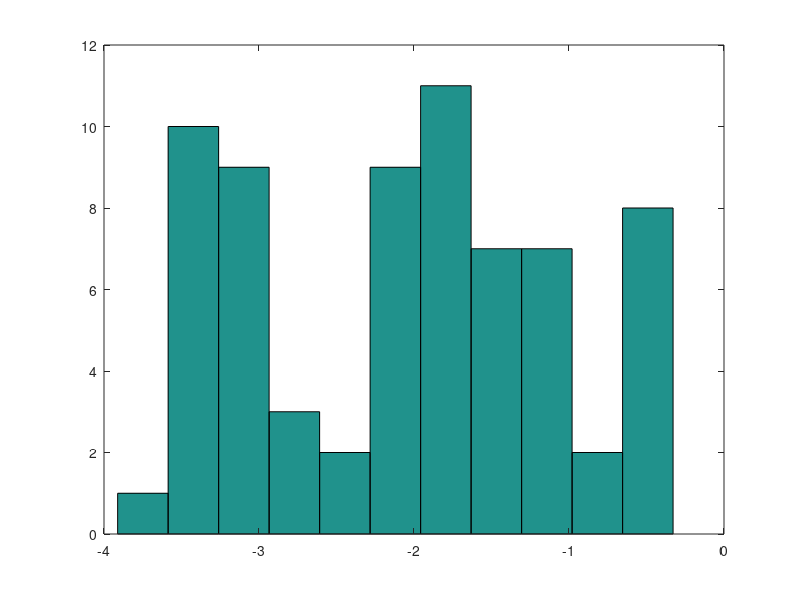
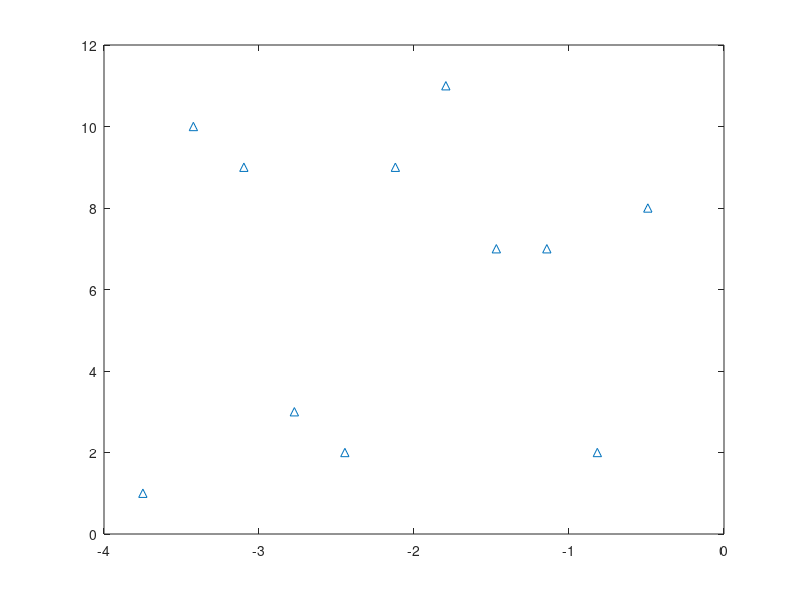
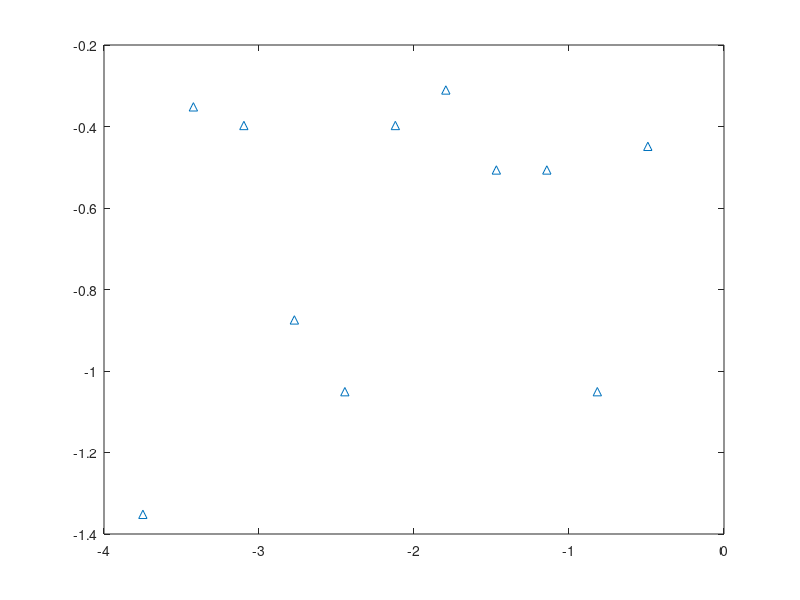
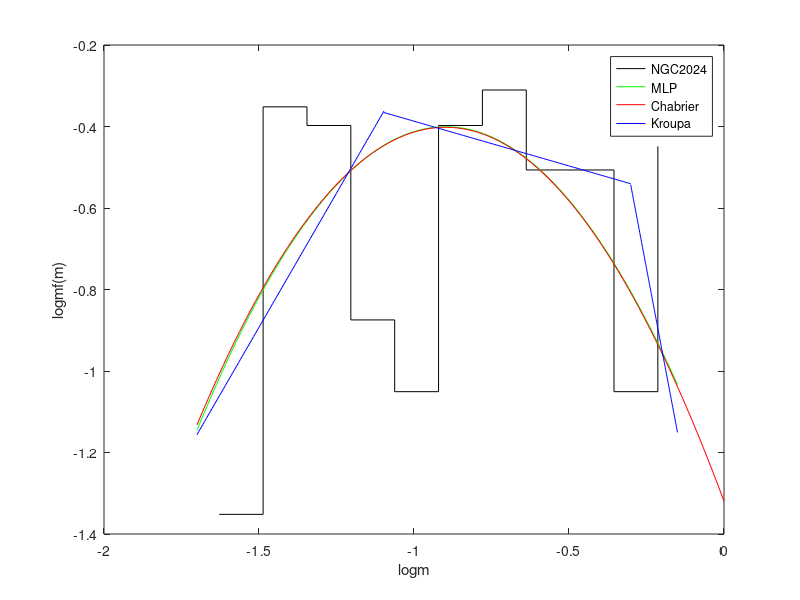

MATLAB code for these plots, in order:
%plotting it on the histogram

Mass1 = load('MNGC2024.mat');
Mass1 = Mass1.Mass;
lm1 = log(Mass1); 
%------------------mass spectrum------------------%
[n,m] = size(Mass1);% n is the number of data points 
nbins = 2*(n)^(2/5);
nbins = ceil(nbins);

hist(log(Mass1),nbins)%%%% this is plotting in logspace with fixed distances.
[counts,centers] = hist(log(Mass1),nbins);


figure
plot(centers,counts,'^')


w = centers(1,2) - centers(1,1) 

fm = counts./(w.*n);%this is mfm which is probability and not number

figure
plot (centers,log10(fm),'^')


lx1 = centers;%note this is ln and not log10
x1 = exp(lx1);
y1 = fm;%this is mfm
mly1 = log10(fm);

[m1,n1] = size(centers)
for i = 1:n1
    if mly1(1,i) == -Inf
        mly1(1,i) = NaN;
        y1(1,i) = NaN;
        x1(1,i) = NaN;
        lx1(1,i) = NaN;
    end
end
mly1(isnan(mly1)) = [];
x1(isnan(x1)) = [];
lx1(isnan(lx1)) = [];
y1(isnan(y1)) = [];
logx1 = log10(x1); 
[k,l] = size(x1)



%------------plotting LOG M vs. LOG (MFM) MLP for the paramters---------%
figure
p1 = stairs(log10(x1), mly1,'k')
xlabel logm
ylabel logmf(m)
hold on 
%plotting MLP
a = 4.49;
b = -2.28;
c = 0.98;
x0 = logspace(-1.7,-0.15,100); % these are linear values but logarithmically distirbuted.
y0 = log10((a.*0.5).*exp((a.*b)+((a.*c).^2.*0.5)).*x0.^(-a).*erfc(((a.*c)-((log(x0)-b)./c))./sqrt(2)));
p2 = plot(log10(x0),y0,'g')
hold on
%------------plotting LOG M vs. LOG (MFM) chabrier for the paramters---------%

%plotting lognormal
mu1 = -2.0688
sigma1 = 1.0064
x = logspace(-1.7,0,100);
y = log10(normpdf(log(x),mu1,sigma1));
p3 = plot(log10(x),y,'r')
hold on 


%------------plotting LOG M vs. LOG (MFM) Kroupa for the paramters---------%
alpha1 = 0.3164
alpha2 = -1.2195
alpha3 = -5.0259
xmax1 = 0.08 ;
xmax2 = 0.50 ;

power = @(x) (alpha1 + 1).*(xmax1.^(-alpha1-1)).*x.^(alpha1+1);
trunc = @(x) (alpha2 + 1).*((xmax2.^(alpha2+1)-xmax1.^(alpha2+1)).^(-1)).*x.^(alpha2+1); 
pareto1 = @(x) -(alpha3 + 1).*(xmax2.^(-alpha3-1)).*x.^(alpha3 + 1);


%plotting power
x = logspace(-1.7,-1.0969,100);
y = log10(0.33.*power(x));
p4 = plot(log10(x),y,'b')
hold on 
x = logspace(-1.0969,-0.3010,100);
y = log10(0.65.*trunc(x));
plot(log10(x),y,'b')
hold on 
x = logspace(-0.3010,-0.15,100);
y = log10(0.0712.*pareto1(x));
plot(log10(x),y,'b')

legend([p1,p2,p3,p4],'NGC2024','MLP','Chabrier','Kroupa')